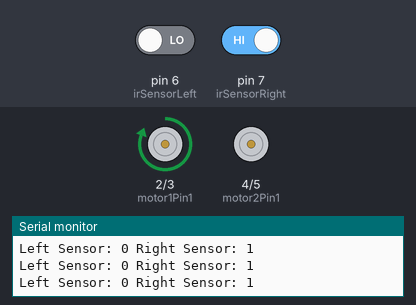
Simulated run of this sketch. Board: Arduino Uno, built with avr-gcc and run on an emulated ATmega328P. Parts: motor-driver pin pairs drawn as motors (green arrow = first pin HIGH = forward, orange = second pin HIGH = backward, longer = more drive), the last lines printed to the serial monitor. Inputs (shaded band) come from the test bench; at power-on: pin 7 (irSensorRight) HIGH, pin 6 (irSensorLeft) LOW.

Above: at 1.6 s.
1.7 s: pin 7 (irSensorRight) driven LOW
At 3.8 s:
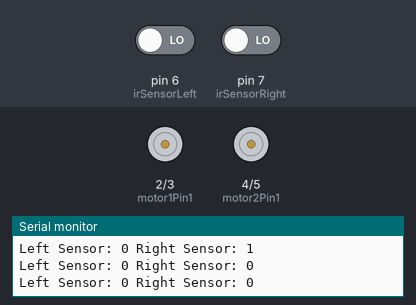
4.7 s: pin 6 (irSensorLeft) driven HIGH
At 5.3 s:
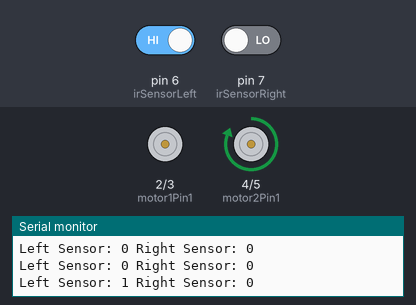
6.5 s: pin 7 (irSensorRight) driven HIGH
At 7.8 s:
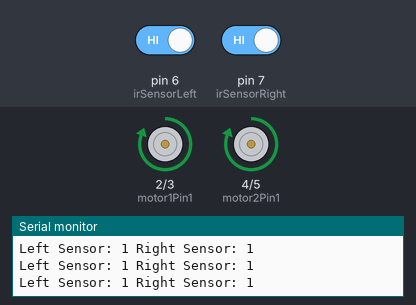
8.1 s: pin 6 (irSensorLeft) driven LOW
At 9.1 s:
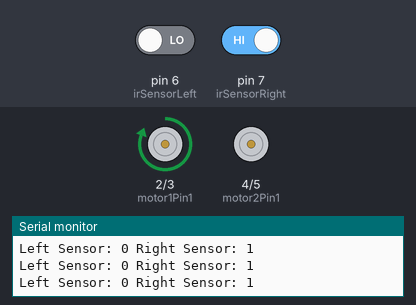
Timing chart, 0 to 10.6 s (numbered marks = the images above; inputs shaded):
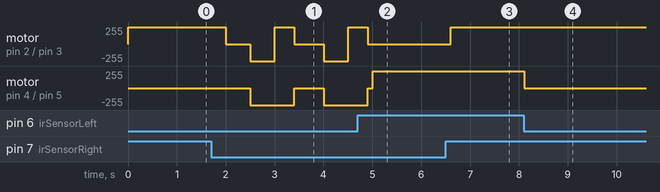

Measured:
- after the input at 4.7 s, motor on pin 2 (motor1Pin1) / pin 3 (motor1Pin2): goes on until 4.9 s, then stays stopped
- after the input at 6.5 s, motor on pin 2 (motor1Pin1) / pin 3 (motor1Pin2): stopped → forward 255/255 after 0.11 s
- after the input at 8.1 s, motor on pin 4 (motor2Pin1) / pin 5 (motor2Pin2): forward 255/255 → stopped at once

The sketch:

Cliff_Avoiding_Car.ino
```cpp
// Define motor pins
const int motor1Pin1 = 2;  // Motor 1
const int motor1Pin2 = 3;  // Motor 1
const int motor2Pin1 = 4;  // Motor 2
const int motor2Pin2 = 5;  // Motor 2

// Define IR sensor pins
const int irSensorLeft = 6;  // Left IR sensor (downward facing)
const int irSensorRight = 7; // Right IR sensor (downward facing)

void setup() {
  // Set motor pins as output
  pinMode(motor1Pin1, OUTPUT);
  pinMode(motor1Pin2, OUTPUT);
  pinMode(motor2Pin1, OUTPUT);
  pinMode(motor2Pin2, OUTPUT);

  // Set IR sensor pins as input
  pinMode(irSensorLeft, INPUT);
  pinMode(irSensorRight, INPUT);

  // Initialize serial for debugging
  Serial.begin(9600);
}

// Function to move forward
void moveForward() {
  digitalWrite(motor1Pin1, HIGH);
  digitalWrite(motor1Pin2, LOW);
  digitalWrite(motor2Pin1, HIGH);
  digitalWrite(motor2Pin2, LOW);
}

// Function to move backward
void moveBackward() {
  digitalWrite(motor1Pin1, LOW);
  digitalWrite(motor1Pin2, HIGH);
  digitalWrite(motor2Pin1, LOW);
  digitalWrite(motor2Pin2, HIGH);
}

// Function to turn left
void turnLeft() {
  digitalWrite(motor1Pin1, LOW);
  digitalWrite(motor1Pin2, LOW);
  digitalWrite(motor2Pin1, HIGH);
  digitalWrite(motor2Pin2, LOW);
}

// Function to turn right
void turnRight() {
  digitalWrite(motor1Pin1, HIGH);
  digitalWrite(motor1Pin2, LOW);
  digitalWrite(motor2Pin1, LOW);
  digitalWrite(motor2Pin2, LOW);
}

// Function to rotate in place 90 degrees to the right
void rotateRight() {
  digitalWrite(motor1Pin1, HIGH);  // Left motor forward
  digitalWrite(motor1Pin2, LOW);
  digitalWrite(motor2Pin1, LOW);   // Right motor backward
  digitalWrite(motor2Pin2, HIGH);
  delay(400); // Adjust this delay to achieve a 90-degree rotation
  stopMotors();
}

// Function to stop motors
void stopMotors() {
  digitalWrite(motor1Pin1, LOW);
  digitalWrite(motor1Pin2, LOW);
  digitalWrite(motor2Pin1, LOW);
  digitalWrite(motor2Pin2, LOW);
}

void loop() {
  // Read values from IR sensors
  int leftEdge = digitalRead(irSensorLeft);
  int rightEdge = digitalRead(irSensorRight);

  Serial.print("Left Sensor: ");
  Serial.print(leftEdge);
  Serial.print(" Right Sensor: ");
  Serial.println(rightEdge);

  // Determine action based on sensor readings
  if (leftEdge == HIGH && rightEdge == HIGH) {
    // Both sensors detect surface - move forward
    moveForward();
  } else if (leftEdge == LOW && rightEdge == HIGH) {
    // Left sensor detects edge, right sensor on surface - turn right
    turnRight();
    delay(300);  // Short delay to allow rotation
  } else if (rightEdge == LOW && leftEdge == HIGH) {
    // Right sensor detects edge, left sensor on surface - turn left
    turnLeft();
    delay(300);  // Short delay to allow rotation
  } else {
    // Both sensors detect edge - stop, move back, rotate
    stopMotors();
    delay(500);  // Wait 0.5 seconds

    moveBackward();  // Move backward briefly
    delay(500);      // Move backward for 0.5 seconds

    rotateRight();   // Rotate 90 degrees to the right
  }

  // Optional small delay for stability
  delay(100);
}
```
